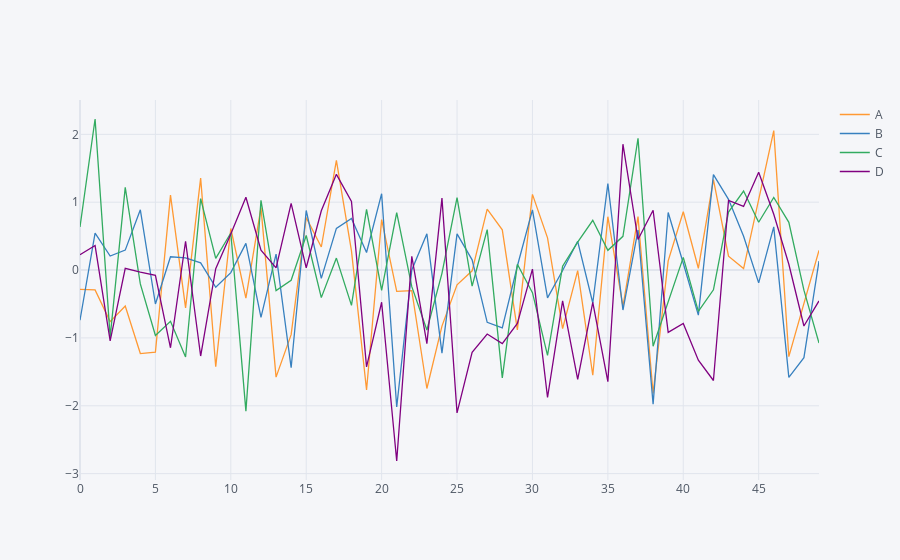

The code cell stored with this chart in its notebook:
### Code cell
arr_1 = np.random.randn(50,4)
df_1 = pd.DataFrame(arr_1, columns=['A', 'B', 'C', 'D'])
df_1.head()
df_1.iplot()
